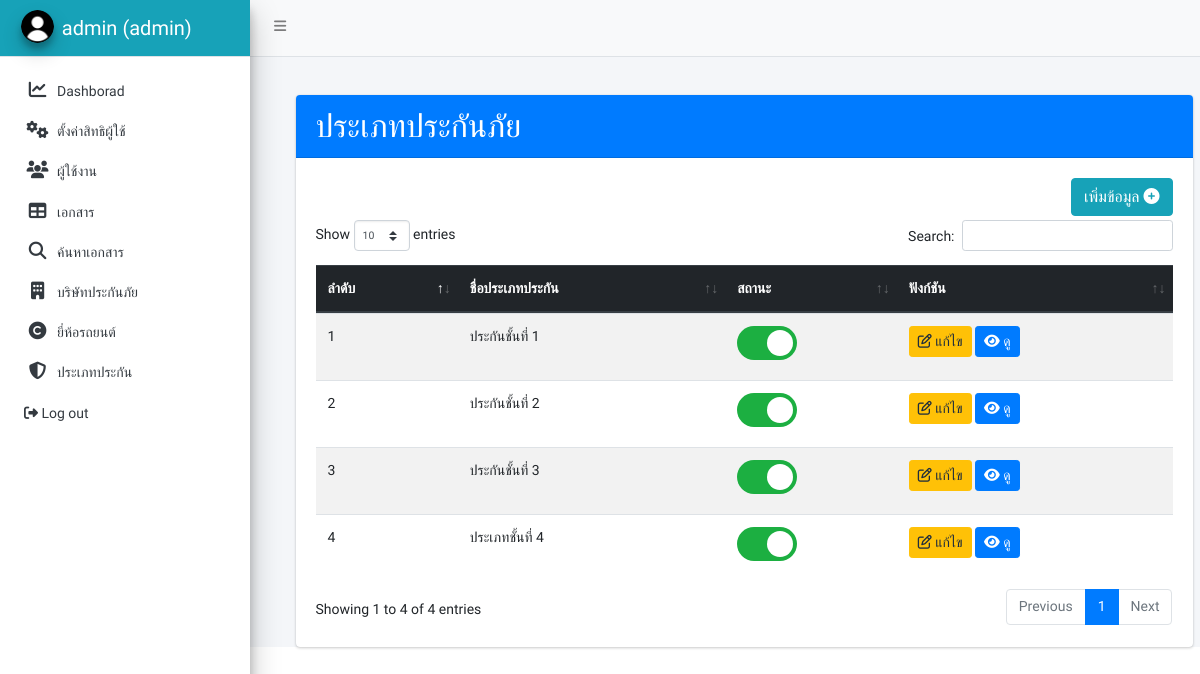
The app's page /page_type.php (signed in) with its own data.
### tables this page shows
CREATE TABLE `user_role` (
  `id` int(11) NOT NULL,
  `page` varchar(200) NOT NULL,
  `role` varchar(255) NOT NULL,
  `link` varchar(255) NOT NULL,
  `icon` varchar(255) NOT NULL
);

CREATE TABLE `type` (
  `Type_ID` int(10) NOT NULL,
  `Type_Name` varchar(255) NOT NULL,
  `Type_detail` text NOT NULL,
  `Type_Status` enum('on','off') NOT NULL
);

### page_type.php (the view, shortened to what this page needs)
<!DOCTYPE html>
<html lang="en">
<head>
  <link rel="stylesheet" href="plugins/fontawesome-free/css/all.min.css">
  <link rel="stylesheet" href="dist/css/adminlte.min.css">
  <link rel="stylesheet" href="plugins/datatables-bs4/css/dataTables.bootstrap4.min.css">
  <link rel="stylesheet" href="plugins/datatables-responsive/css/responsive.bootstrap4.min.css">
  <link rel="stylesheet" href="dist/css/myCSS.css" type="text/css">
</head>
<?php
include "menu.php";
?>
<div class="content-wrapper">
  <div style="margin-left:4%; padding-top :4%;">
    <div class="container my-6">
      <div class="card">
        <h2 class="card-header bg-primary">ประเภทประกันภัย</h2>
        <div class="card-body ">
          <a href="page_insert.php?Type=1" title='Insert Data'>
            <button type=button class="btn btn-info float-lg-right">เพิ่มข้อมูล <i class="fas fa-plus-circle"></i></button><br><br>
          </a>
          <?php
          include_once 'connect.php';
          $sql = "SELECT * FROM type";
          $result = mysqli_query($con, $sql);
          ?> <?php
              if (mysqli_num_rows($result) > 0) {
              ?> <table id="example1" class="table table-striped">
              <thead class="thead-dark">
                <tr>
                  <th>ลำดับ</th>
                  <th>ชื่อประเภทประกัน</th>
                  <th>สถานะ</th>
                  <th>ฟังก์ชัน</th>
                </tr>
              </thead>
              <tbody>
                <?php
                while ($row = mysqli_fetch_array($result)) {
                ?>
                  <tr>
                    <td><?php echo $row["Type_ID"]; ?></td>
                    <td><?php echo $row["Type_Name"]; ?></td>
                    <td> <?php if ($row["Type_Status"] == 'on') {
                            $text = "checked";
                          } else {
                            $text = "";
                          }
                          ?>
                      <label class="switch">
                        <span class="slider round"></span>
                      </label>
                    </td>
                    <td>
                      <a href="page_update.php?Type_ID=<?php echo $row["Type_ID"]; ?>" title='แก้ไขข้อมูล'>
                        <button type=button class="btn btn-warning btn-sm"><i class="far fa-edit"></i>
                          แก้ไข</button></a>
                      <button title='รายละเอียด' type=button class="btn btn-primary btn-sm view" name="view" value="ข้อมูล" id="<?php echo $row["Type_ID"]; ?>">
                        <i class="fas fa-eye"></i>
                        ดู</button>
                    </td>
                  </tr>
                <?php
                }
                ?>
              </tbody>
            </table>
          <?php
              } else {
                echo "No result found";
              }
          ?>
        </div>
      </div>
    </div>
    </body>
</html>
</html>

### menu.php (shortened to what this page needs)
<?php
include_once 'connect.php';
$sqlp = "SELECT * FROM user_role  ";
$resultp = mysqli_query($con, $sqlp);
?>
<body class="hold-transition sidebar-mini layout-fixed ">
  <div class="wrapper">
    <nav class="main-header navbar navbar-expand navbar-light navbar-light ">
      <ul class="navbar-nav">
        <li class="nav-item">
          <a class="nav-link" data-widget="pushmenu" href="#" role="button"><i class="fas fa-bars"></i></a>
      </ul>
    </nav>
    <aside class="main-sidebar sidebar-light-primary elevation-4">
      <h5 class="brand-link bg-info">
        <img src="myImg/etc/user_ic.png" alt="AdminLTE Logo" class="brand-image img-circle elevation-3">
        <?php echo ($_SESSION["name"]); ?> (<?php echo ($_SESSION["type"]); ?>)
      </h5>
      <div class="sidebar">
        <nav class="mt-2">
          <ul class="nav nav-pills nav-sidebar flex-column" data-widget="treeview" role="menu" data-accordion="false">
            <?php
            while ($rowp = mysqli_fetch_assoc($resultp)) {
              $idp = $rowp['id'];
              if ($_SESSION['type'] == 'admin') {
                $role = explode(",", $rowp['role']);
                $result_array = array_search("admin$idp", $role);
                if ($result_array !== false) {
                  echo " <li class='nav-item'><a href='$rowp[link]' class='nav-link '>
                <i class='$rowp[icon]'></i>
                <p>
                $rowp[page]
                </p>
                </a>
              </li> ";
                }
              }
            }
            ?>
            <li class="nav-item ">
              <a href="logout.php" class="nav-link">
                <i class="fas fa-sign-out-alt"></i>
                <p>
                  Log out
                </p>
              </a>
            </li>
          </ul>
        </nav>
      </div>
    </aside>
  </div>

### menu.php (style rules this page uses)
body { font-family: 'Prompt', sans-serif; font-size: 14px; }

### records on screen
user_role: page "Dashborad"
user_role: page "ตั้งค่าสิทธิผู้ใช้"
user_role: page "ผู้ใช้งาน"
user_role: page "เอกสาร"
user_role: page "ค้นหาเอกสาร"
user_role: page "บริษัทประกันภัย"
user_role: page "ยี่ห้อรถยนต์"
user_role: page "ประเภทประกัน"
type: Type_ID "1", Type_Name "ประกันชั้นที่ 1"
type: Type_ID "2", Type_Name "ประกันชั้นที่ 2"
type: Type_ID "3", Type_Name "ประกันชั้นที่ 3"
type: Type_ID "4", Type_Name "ประเภทชั้นที่ 4"

### other values on screen
$_SESSION["name"] "admin"
$_SESSION["type"] "admin"
